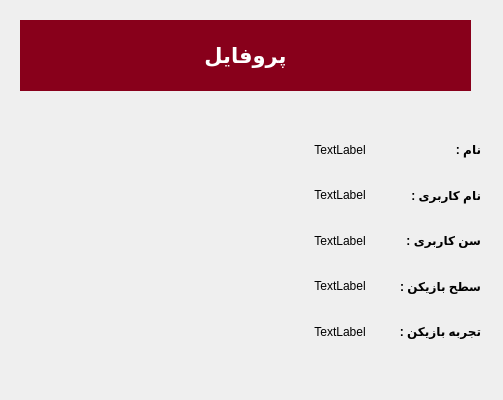
<?xml version="1.0" encoding="UTF-8"?>
<ui version="4.0">
 <class>Profile</class>
 <widget class="QMainWindow" name="Profile">
  <property name="geometry">
   <rect>
    <x>0</x>
    <y>0</y>
    <width>503</width>
    <height>400</height>
   </rect>
  </property>
  <property name="windowTitle">
   <string>پروفایل</string>
  </property>
  <widget class="QWidget" name="centralwidget">
   <widget class="QLabel" name="label">
    <property name="geometry">
     <rect>
      <x>30</x>
      <y>110</y>
      <width>250</width>
      <height>250</height>
     </rect>
    </property>
    <property name="text">
     <string/>
    </property>
    <property name="pixmap">
     <pixmap resource="resource.qrc">:/new/prefix1/Icons/comment_avatar.jpg</pixmap>
    </property>
    <property name="scaledContents">
     <bool>true</bool>
    </property>
   </widget>
   <widget class="QLabel" name="label_2">
    <property name="geometry">
     <rect>
      <x>20</x>
      <y>20</y>
      <width>451</width>
      <height>71</height>
     </rect>
    </property>
    <property name="palette">
     <palette>
      <active>
       <colorrole role="WindowText">
        <brush brushstyle="SolidPattern">
         <color alpha="255">
          <red>255</red>
          <green>255</green>
          <blue>255</blue>
         </color>
        </brush>
       </colorrole>
       <colorrole role="Button">
        <brush brushstyle="SolidPattern">
         <color alpha="255">
          <red>136</red>
          <green>0</green>
          <blue>27</blue>
         </color>
        </brush>
       </colorrole>
       <colorrole role="Text">
        <brush brushstyle="SolidPattern">
         <color alpha="255">
          <red>255</red>
          <green>255</green>
          <blue>255</blue>
         </color>
        </brush>
       </colorrole>
       <colorrole role="ButtonText">
        <brush brushstyle="SolidPattern">
         <color alpha="255">
          <red>255</red>
          <green>255</green>
          <blue>255</blue>
         </color>
        </brush>
       </colorrole>
       <colorrole role="Base">
        <brush brushstyle="SolidPattern">
         <color alpha="255">
          <red>136</red>
          <green>0</green>
          <blue>27</blue>
         </color>
        </brush>
       </colorrole>
       <colorrole role="Window">
        <brush brushstyle="SolidPattern">
         <color alpha="255">
          <red>136</red>
          <green>0</green>
          <blue>27</blue>
         </color>
        </brush>
       </colorrole>
       <colorrole role="PlaceholderText">
        <brush brushstyle="SolidPattern">
         <color alpha="128">
          <red>255</red>
          <green>255</green>
          <blue>255</blue>
         </color>
        </brush>
       </colorrole>
      </active>
      <inactive>
       <colorrole role="WindowText">
        <brush brushstyle="SolidPattern">
         <color alpha="255">
          <red>255</red>
          <green>255</green>
          <blue>255</blue>
         </color>
        </brush>
       </colorrole>
       <colorrole role="Button">
        <brush brushstyle="SolidPattern">
         <color alpha="255">
          <red>136</red>
          <green>0</green>
          <blue>27</blue>
         </color>
        </brush>
       </colorrole>
       <colorrole role="Text">
        <brush brushstyle="SolidPattern">
         <color alpha="255">
          <red>255</red>
          <green>255</green>
          <blue>255</blue>
         </color>
        </brush>
       </colorrole>
       <colorrole role="ButtonText">
        <brush brushstyle="SolidPattern">
         <color alpha="255">
          <red>255</red>
          <green>255</green>
          <blue>255</blue>
         </color>
        </brush>
       </colorrole>
       <colorrole role="Base">
        <brush brushstyle="SolidPattern">
         <color alpha="255">
          <red>136</red>
          <green>0</green>
          <blue>27</blue>
         </color>
        </brush>
       </colorrole>
       <colorrole role="Window">
        <brush brushstyle="SolidPattern">
         <color alpha="255">
          <red>136</red>
          <green>0</green>
          <blue>27</blue>
         </color>
        </brush>
       </colorrole>
       <colorrole role="PlaceholderText">
        <brush brushstyle="SolidPattern">
         <color alpha="128">
          <red>255</red>
          <green>255</green>
          <blue>255</blue>
         </color>
        </brush>
       </colorrole>
      </inactive>
      <disabled>
       <colorrole role="WindowText">
        <brush brushstyle="SolidPattern">
         <color alpha="255">
          <red>255</red>
          <green>255</green>
          <blue>255</blue>
         </color>
        </brush>
       </colorrole>
       <colorrole role="Button">
        <brush brushstyle="SolidPattern">
         <color alpha="255">
          <red>136</red>
          <green>0</green>
          <blue>27</blue>
         </color>
        </brush>
       </colorrole>
       <colorrole role="Text">
        <brush brushstyle="SolidPattern">
         <color alpha="255">
          <red>255</red>
          <green>255</green>
          <blue>255</blue>
         </color>
        </brush>
       </colorrole>
       <colorrole role="ButtonText">
        <brush brushstyle="SolidPattern">
         <color alpha="255">
          <red>255</red>
          <green>255</green>
          <blue>255</blue>
         </color>
        </brush>
       </colorrole>
       <colorrole role="Base">
        <brush brushstyle="SolidPattern">
         <color alpha="255">
          <red>136</red>
          <green>0</green>
          <blue>27</blue>
         </color>
        </brush>
       </colorrole>
       <colorrole role="Window">
        <brush brushstyle="SolidPattern">
         <color alpha="255">
          <red>136</red>
          <green>0</green>
          <blue>27</blue>
         </color>
        </brush>
       </colorrole>
       <colorrole role="PlaceholderText">
        <brush brushstyle="SolidPattern">
         <color alpha="128">
          <red>0</red>
          <green>0</green>
          <blue>0</blue>
         </color>
        </brush>
       </colorrole>
      </disabled>
     </palette>
    </property>
    <property name="mouseTracking">
     <bool>true</bool>
    </property>
    <property name="styleSheet">
     <string notr="true">color: rgb(255, 255, 255);
background-color: rgb(136, 0, 27);
</string>
    </property>
    <property name="text">
     <string>&lt;html&gt;&lt;head/&gt;&lt;body&gt;&lt;p align=&quot;center&quot;&gt;&lt;span style=&quot; font-size:16pt; font-weight:600;&quot;&gt;پروفایل&lt;/span&gt;&lt;/p&gt;&lt;/body&gt;&lt;/html&gt;</string>
    </property>
   </widget>
   <widget class="QWidget" name="verticalWidget" native="true">
    <property name="geometry">
     <rect>
      <x>380</x>
      <y>130</y>
      <width>101</width>
      <height>221</height>
     </rect>
    </property>
    <property name="font">
     <font>
      <pointsize>9</pointsize>
      <weight>75</weight>
      <bold>true</bold>
     </font>
    </property>
    <layout class="QVBoxLayout" name="verticalLayout">
     <item>
      <widget class="QLabel" name="label_4">
       <property name="text">
        <string>نام :</string>
       </property>
      </widget>
     </item>
     <item>
      <widget class="QLabel" name="label_5">
       <property name="text">
        <string>نام کاربری :</string>
       </property>
      </widget>
     </item>
     <item>
      <widget class="QLabel" name="label_6">
       <property name="text">
        <string>سن کاربری :</string>
       </property>
      </widget>
     </item>
     <item>
      <widget class="QLabel" name="label_7">
       <property name="text">
        <string>سطح بازیکن :</string>
       </property>
      </widget>
     </item>
     <item>
      <widget class="QLabel" name="label_3">
       <property name="text">
        <string>تجربه بازیکن :</string>
       </property>
      </widget>
     </item>
    </layout>
   </widget>
   <widget class="QWidget" name="verticalWidget" native="true">
    <property name="geometry">
     <rect>
      <x>280</x>
      <y>130</y>
      <width>120</width>
      <height>221</height>
     </rect>
    </property>
    <layout class="QVBoxLayout" name="verticalLayout_2">
     <item>
      <widget class="QLabel" name="name_lbl">
       <property name="text">
        <string>TextLabel</string>
       </property>
       <property name="alignment">
        <set>Qt::AlignCenter</set>
       </property>
      </widget>
     </item>
     <item>
      <widget class="QLabel" name="username_lbl">
       <property name="text">
        <string>TextLabel</string>
       </property>
       <property name="alignment">
        <set>Qt::AlignCenter</set>
       </property>
      </widget>
     </item>
     <item>
      <widget class="QLabel" name="Data_lbl">
       <property name="text">
        <string>TextLabel</string>
       </property>
       <property name="alignment">
        <set>Qt::AlignCenter</set>
       </property>
      </widget>
     </item>
     <item>
      <widget class="QLabel" name="level_lbl">
       <property name="text">
        <string>TextLabel</string>
       </property>
       <property name="alignment">
        <set>Qt::AlignCenter</set>
       </property>
      </widget>
     </item>
     <item>
      <widget class="QLabel" name="experience_lbl">
       <property name="text">
        <string>TextLabel</string>
       </property>
       <property name="alignment">
        <set>Qt::AlignCenter</set>
       </property>
      </widget>
     </item>
    </layout>
   </widget>
  </widget>
 </widget>
 <resources>
  <include location="resource.qrc"/>
 </resources>
 <connections/>
</ui>
